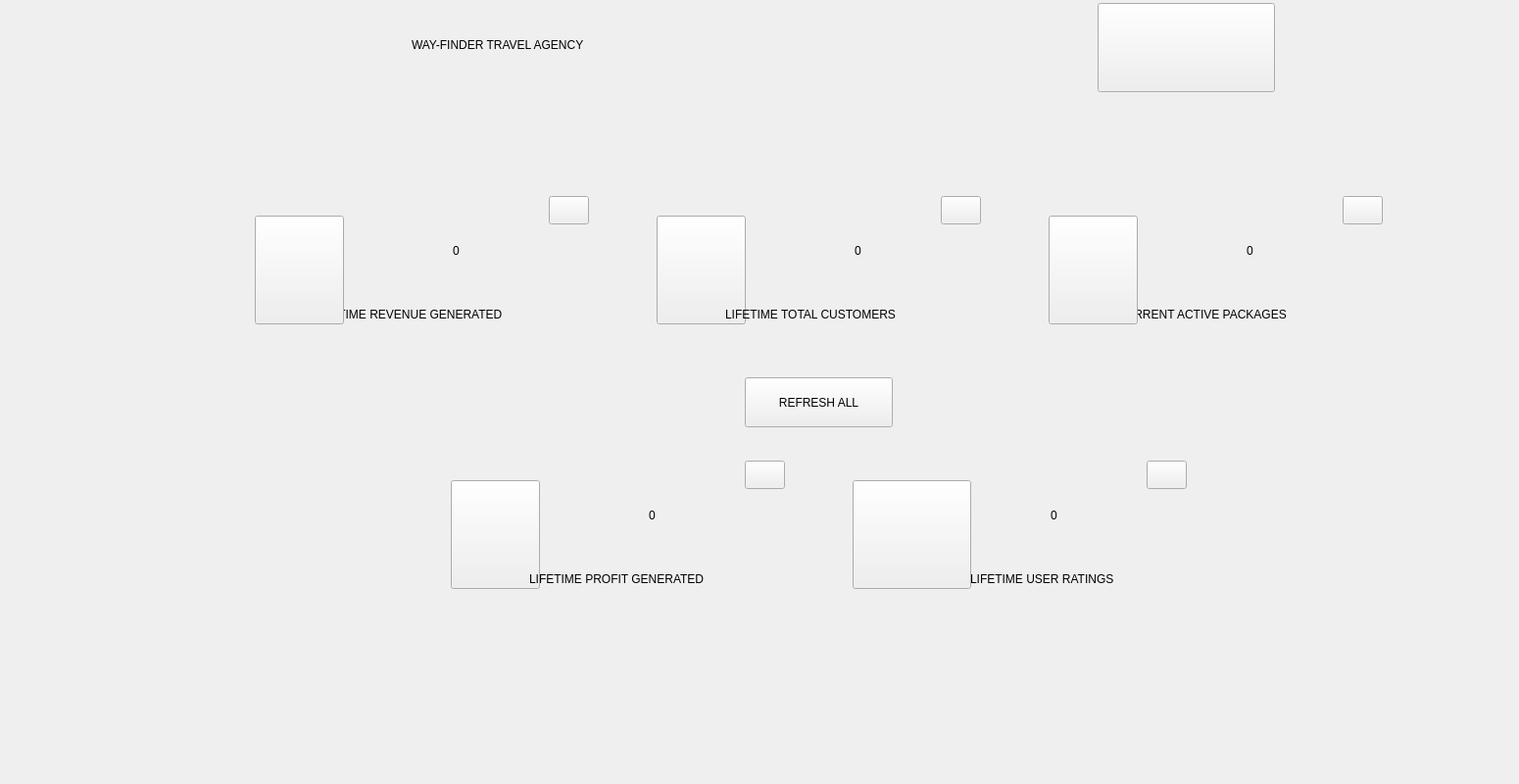
    <widget class="QWidget" name="dashboard">
     <widget class="QLabel" name="name">
      <property name="geometry">
       <rect>
        <x>420</x>
        <y>0</y>
        <width>741</width>
        <height>91</height>
       </rect>
      </property>
      <property name="text">
       <string>WAY-FINDER TRAVEL AGENCY</string>
      </property>
     </widget>
     <widget class="QLabel" name="Dbg">
      <property name="geometry">
       <rect>
        <x>260</x>
        <y>190</y>
        <width>351</width>
        <height>171</height>
       </rect>
      </property>
      <property name="styleSheet">
       <string notr="true"/>
      </property>
      <property name="text">
       <string/>
      </property>
      <property name="alignment">
       <set>Qt::AlignBottom|Qt::AlignRight|Qt::AlignTrailing</set>
      </property>
      <property name="margin">
       <number>21</number>
      </property>
      <property name="indent">
       <number>20</number>
      </property>
     </widget>
     <widget class="QLabel" name="backgroundName">
      <property name="geometry">
       <rect>
        <x>100</x>
        <y>0</y>
        <width>1441</width>
        <height>91</height>
       </rect>
      </property>
      <property name="sizePolicy">
       <sizepolicy hsizetype="Fixed" vsizetype="Fixed">
        <horstretch>0</horstretch>
        <verstretch>0</verstretch>
       </sizepolicy>
      </property>
      <property name="layoutDirection">
       <enum>Qt::LeftToRight</enum>
      </property>
      <property name="autoFillBackground">
       <bool>false</bool>
      </property>
      <property name="styleSheet">
       <string notr="true"/>
      </property>
      <property name="text">
       <string/>
      </property>
      <property name="scaledContents">
       <bool>false</bool>
      </property>
      <property name="alignment">
       <set>Qt::AlignRight|Qt::AlignTrailing|Qt::AlignVCenter</set>
      </property>
      <property name="wordWrap">
       <bool>false</bool>
      </property>
     </widget>
     <widget class="QLabel" name="DText">
      <property name="geometry">
       <rect>
        <x>320</x>
        <y>290</y>
        <width>291</width>
        <height>61</height>
       </rect>
      </property>
      <property name="text">
       <string>LIFETIME REVENUE GENERATED</string>
      </property>
     </widget>
     <widget class="QPushButton" name="logo">
      <property name="geometry">
       <rect>
        <x>1120</x>
        <y>3</y>
        <width>181</width>
        <height>91</height>
       </rect>
      </property>
      <property name="text">
       <string/>
      </property>
      <property name="icon">
       <iconset resource="pics.qrc">
        <normaloff>:/logo.png</normaloff>:/logo.png</iconset>
      </property>
      <property name="iconSize">
       <size>
        <width>250</width>
        <height>250</height>
       </size>
      </property>
     </widget>
     <widget class="QLabel" name="Cbg">
      <property name="geometry">
       <rect>
        <x>660</x>
        <y>190</y>
        <width>351</width>
        <height>171</height>
       </rect>
      </property>
      <property name="styleSheet">
       <string notr="true"/>
      </property>
      <property name="text">
       <string/>
      </property>
      <property name="alignment">
       <set>Qt::AlignLeading|Qt::AlignLeft|Qt::AlignTop</set>
      </property>
      <property name="margin">
       <number>10</number>
      </property>
     </widget>
     <widget class="QPushButton" name="Clogo">
      <property name="geometry">
       <rect>
        <x>670</x>
        <y>220</y>
        <width>91</width>
        <height>111</height>
       </rect>
      </property>
      <property name="text">
       <string/>
      </property>
      <property name="icon">
       <iconset resource="pics.qrc">
        <normaloff>:/users.svg</normaloff>:/users.svg</iconset>
      </property>
      <property name="iconSize">
       <size>
        <width>80</width>
        <height>110</height>
       </size>
      </property>
     </widget>
     <widget class="QLabel" name="CText">
      <property name="geometry">
       <rect>
        <x>740</x>
        <y>290</y>
        <width>271</width>
        <height>61</height>
       </rect>
      </property>
      <property name="text">
       <string>LIFETIME TOTAL CUSTOMERS</string>
      </property>
     </widget>
     <widget class="QPushButton" name="Drefresh">
      <property name="geometry">
       <rect>
        <x>560</x>
        <y>200</y>
        <width>41</width>
        <height>29</height>
       </rect>
      </property>
      <property name="styleSheet">
       <string notr="true">backgrond-color:transparent;</string>
      </property>
      <property name="text">
       <string/>
      </property>
      <property name="icon">
       <iconset resource="pics.qrc">
        <normaloff>:/refresh.svg</normaloff>:/refresh.svg</iconset>
      </property>
      <property name="iconSize">
       <size>
        <width>25</width>
        <height>25</height>
       </size>
      </property>
     </widget>
     <widget class="QLabel" name="date">
      <property name="geometry">
       <rect>
        <x>1330</x>
        <y>750</y>
        <width>191</width>
        <height>41</height>
       </rect>
      </property>
      <property name="text">
       <string/>
      </property>
     </widget>
     <widget class="QLabel" name="Rbg">
      <property name="geometry">
       <rect>
        <x>870</x>
        <y>460</y>
        <width>351</width>
        <height>171</height>
       </rect>
      </property>
      <property name="styleSheet">
       <string notr="true"/>
      </property>
      <property name="text">
       <string/>
      </property>
      <property name="alignment">
       <set>Qt::AlignBottom|Qt::AlignRight|Qt::AlignTrailing</set>
      </property>
      <property name="margin">
       <number>21</number>
      </property>
      <property name="indent">
       <number>20</number>
      </property>
     </widget>
     <widget class="QPushButton" name="Crefresh">
      <property name="geometry">
       <rect>
        <x>960</x>
        <y>200</y>
        <width>41</width>
        <height>29</height>
       </rect>
      </property>
      <property name="text">
       <string/>
      </property>
      <property name="icon">
       <iconset resource="pics.qrc">
        <normaloff>:/refresh.svg</normaloff>:/refresh.svg</iconset>
      </property>
      <property name="iconSize">
       <size>
        <width>25</width>
        <height>25</height>
       </size>
      </property>
     </widget>
     <widget class="QLabel" name="time">
      <property name="geometry">
       <rect>
        <x>1340</x>
        <y>690</y>
        <width>171</width>
        <height>51</height>
       </rect>
      </property>
      <property name="font">
       <font>
        <family>century gothic</family>
        <pointsize>-1</pointsize>
        <bold>true</bold>
       </font>
      </property>
      <property name="text">
       <string/>
      </property>
     </widget>
     <widget class="QLabel" name="Dcount">
      <property name="geometry">
       <rect>
        <x>340</x>
        <y>220</y>
        <width>251</width>
        <height>71</height>
       </rect>
      </property>
      <property name="lineWidth">
       <number>176</number>
      </property>
      <property name="text">
       <string>0</string>
      </property>
      <property name="alignment">
       <set>Qt::AlignCenter</set>
      </property>
     </widget>
     <widget class="QLabel" name="Pbg">
      <property name="geometry">
       <rect>
        <x>1070</x>
        <y>190</y>
        <width>351</width>
        <height>171</height>
       </rect>
      </property>
      <property name="text">
       <string/>
      </property>
      <property name="alignment">
       <set>Qt::AlignLeading|Qt::AlignLeft|Qt::AlignTop</set>
      </property>
      <property name="margin">
       <number>10</number>
      </property>
     </widget>
     <widget class="QPushButton" name="Dlogo">
      <property name="geometry">
       <rect>
        <x>260</x>
        <y>220</y>
        <width>91</width>
        <height>111</height>
       </rect>
      </property>
      <property name="text">
       <string/>
      </property>
      <property name="icon">
       <iconset resource="pics.qrc">
        <normaloff>:/dollar.svg</normaloff>:/dollar.svg</iconset>
      </property>
      <property name="iconSize">
       <size>
        <width>80</width>
        <height>100</height>
       </size>
      </property>
     </widget>
     <widget class="QLabel" name="PRbg">
      <property name="geometry">
       <rect>
        <x>460</x>
        <y>460</y>
        <width>351</width>
        <height>171</height>
       </rect>
      </property>
      <property name="styleSheet">
       <string notr="true"/>
      </property>
      <property name="text">
       <string/>
      </property>
      <property name="alignment">
       <set>Qt::AlignBottom|Qt::AlignRight|Qt::AlignTrailing</set>
      </property>
      <property name="margin">
       <number>21</number>
      </property>
      <property name="indent">
       <number>20</number>
      </property>
     </widget>
     <widget class="QLabel" name="Ccount">
      <property name="geometry">
       <rect>
        <x>820</x>
        <y>220</y>
        <width>111</width>
        <height>71</height>
       </rect>
      </property>
      <property name="lineWidth">
       <number>176</number>
      </property>
      <property name="text">
       <string>0</string>
      </property>
      <property name="alignment">
       <set>Qt::AlignCenter</set>
      </property>
     </widget>
     <widget class="QLabel" name="PRcount">
      <property name="geometry">
       <rect>
        <x>540</x>
        <y>490</y>
        <width>251</width>
        <height>71</height>
       </rect>
      </property>
      <property name="lineWidth">
       <number>176</number>
      </property>
      <property name="text">
       <string>0</string>
      </property>
      <property name="alignment">
       <set>Qt::AlignCenter</set>
      </property>
     </widget>
     <widget class="QPushButton" name="PRrefresh">
      <property name="geometry">
       <rect>
        <x>760</x>
        <y>470</y>
        <width>41</width>
        <height>29</height>
       </rect>
      </property>
      <property name="styleSheet">
       <string notr="true">backgrond-color:transparent;</string>
      </property>
      <property name="text">
       <string/>
      </property>
      <property name="icon">
       <iconset resource="pics.qrc">
        <normaloff>:/refresh.svg</normaloff>:/refresh.svg</iconset>
      </property>
      <property name="iconSize">
       <size>
        <width>25</width>
        <height>25</height>
       </size>
      </property>
     </widget>
     <widget class="QPushButton" name="PRlogo">
      <property name="geometry">
       <rect>
        <x>460</x>
        <y>490</y>
        <width>91</width>
        <height>111</height>
       </rect>
      </property>
      <property name="text">
       <string/>
      </property>
      <property name="icon">
       <iconset resource="pics.qrc">
        <normaloff>:/profit.png</normaloff>:/profit.png</iconset>
      </property>
      <property name="iconSize">
       <size>
        <width>80</width>
        <height>100</height>
       </size>
      </property>
     </widget>
     <widget class="QLabel" name="PRText">
      <property name="geometry">
       <rect>
        <x>540</x>
        <y>560</y>
        <width>291</width>
        <height>61</height>
       </rect>
      </property>
      <property name="text">
       <string>LIFETIME PROFIT GENERATED</string>
      </property>
     </widget>
     <widget class="QLabel" name="RText">
      <property name="geometry">
       <rect>
        <x>990</x>
        <y>560</y>
        <width>231</width>
        <height>61</height>
       </rect>
      </property>
      <property name="text">
       <string>LIFETIME USER RATINGS</string>
      </property>
     </widget>
     <widget class="QPushButton" name="Rlogo">
      <property name="geometry">
       <rect>
        <x>870</x>
        <y>490</y>
        <width>121</width>
        <height>111</height>
       </rect>
      </property>
      <property name="text">
       <string/>
      </property>
      <property name="icon">
       <iconset resource="pics.qrc">
        <normaloff>:/rate.png</normaloff>:/rate.png</iconset>
      </property>
      <property name="iconSize">
       <size>
        <width>130</width>
        <height>130</height>
       </size>
      </property>
     </widget>
     <widget class="QLabel" name="Rcount">
      <property name="geometry">
       <rect>
        <x>950</x>
        <y>490</y>
        <width>251</width>
        <height>71</height>
       </rect>
      </property>
      <property name="lineWidth">
       <number>176</number>
      </property>
      <property name="text">
       <string>0</string>
      </property>
      <property name="alignment">
       <set>Qt::AlignCenter</set>
      </property>
     </widget>
     <widget class="QPushButton" name="Rrefresh">
      <property name="geometry">
       <rect>
        <x>1170</x>
        <y>470</y>
        <width>41</width>
        <height>29</height>
       </rect>
      </property>
      <property name="styleSheet">
       <string notr="true">backgrond-color:transparent;</string>
      </property>
      <property name="text">
       <string/>
      </property>
      <property name="icon">
       <iconset resource="pics.qrc">
        <normaloff>:/refresh.svg</normaloff>:/refresh.svg</iconset>
      </property>
      <property name="iconSize">
       <size>
        <width>25</width>
        <height>25</height>
       </size>
      </property>
     </widget>
     <widget class="QLabel" name="PText">
      <property name="geometry">
       <rect>
        <x>1140</x>
        <y>290</y>
        <width>291</width>
        <height>61</height>
       </rect>
      </property>
      <property name="text">
       <string>CURRENT ACTIVE PACKAGES</string>
      </property>
     </widget>
     <widget class="QPushButton" name="Plogo">
      <property name="geometry">
       <rect>
        <x>1070</x>
        <y>220</y>
        <width>91</width>
        <height>111</height>
       </rect>
      </property>
      <property name="text">
       <string/>
      </property>
      <property name="icon">
       <iconset resource="pics.qrc">
        <normaloff>:/pack.png</normaloff>:/pack.png</iconset>
      </property>
      <property name="iconSize">
       <size>
        <width>80</width>
        <height>100</height>
       </size>
      </property>
     </widget>
     <widget class="QLabel" name="Pcount">
      <property name="geometry">
       <rect>
        <x>1150</x>
        <y>220</y>
        <width>251</width>
        <height>71</height>
       </rect>
      </property>
      <property name="lineWidth">
       <number>176</number>
      </property>
      <property name="text">
       <string>0</string>
      </property>
      <property name="alignment">
       <set>Qt::AlignCenter</set>
      </property>
     </widget>
     <widget class="QPushButton" name="Prefresh">
      <property name="geometry">
       <rect>
        <x>1370</x>
        <y>200</y>
        <width>41</width>
        <height>29</height>
       </rect>
      </property>
      <property name="styleSheet">
       <string notr="true">backgrond-color:transparent;</string>
      </property>
      <property name="text">
       <string/>
      </property>
      <property name="icon">
       <iconset resource="pics.qrc">
        <normaloff>:/refresh.svg</normaloff>:/refresh.svg</iconset>
      </property>
      <property name="iconSize">
       <size>
        <width>25</width>
        <height>25</height>
       </size>
      </property>
     </widget>
     <widget class="QPushButton" name="refresh">
      <property name="geometry">
       <rect>
        <x>760</x>
        <y>385</y>
        <width>151</width>
        <height>51</height>
       </rect>
      </property>
      <property name="text">
       <string>REFRESH ALL</string>
      </property>
     </widget>
    </widget>
